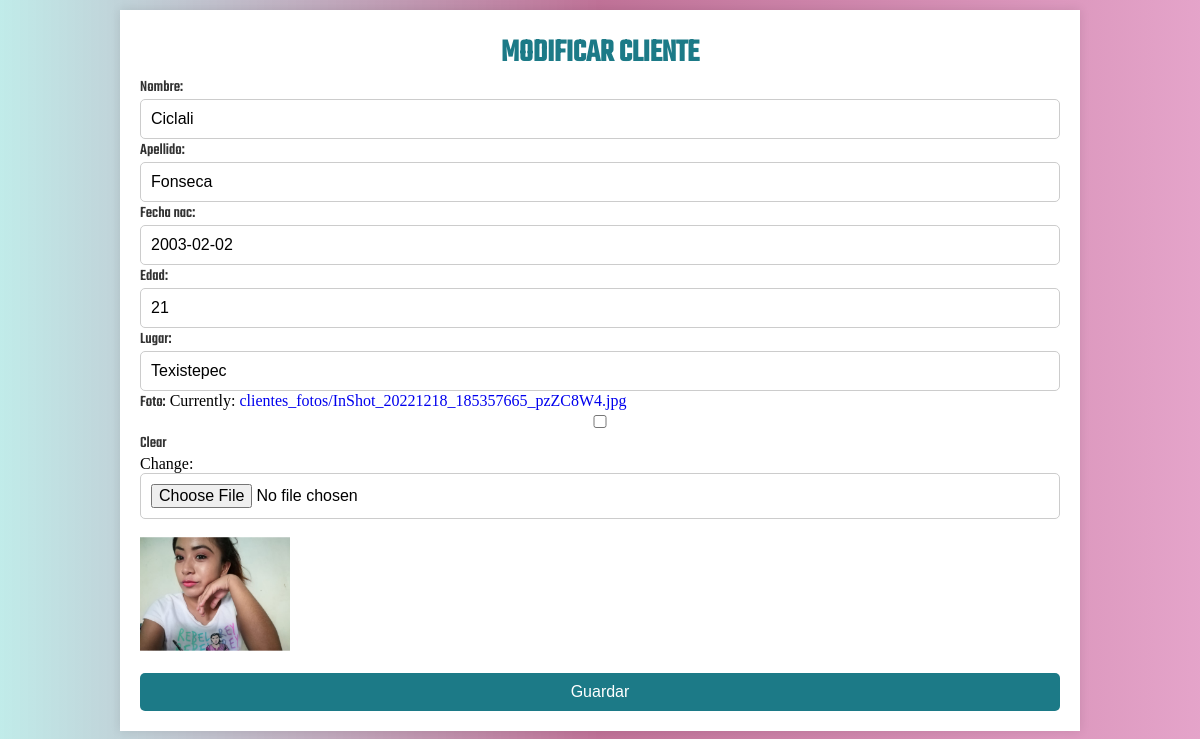
Screenshot of /clientes/edit/12/ (signed in) with the database file from the repository.
### clientes/models.py (models this page shows, shortened)
class Cliente(models.Model):
    nombre = models.CharField(max_length=100)
    apellido = models.CharField(max_length=100)
    fecha_nac = models.DateField()
    edad = models.IntegerField(null=True, blank=True)
    lugar = models.CharField(max_length=255, null=True, blank=True)
    foto = models.ImageField(upload_to='clientes_fotos', blank=True, null=True)

### clientes/views.py (the view)
# urls.py: path('edit/<int:pk>/', views.update_cliente, name='update_cliente'),
@login_required
def update_cliente (request, pk):
    cliente=get_object_or_404(Cliente, pk=pk)
    if request.method =='POST':
        form=ClienteForm(request.POST,request.FILES ,instance=cliente)
        if form.is_valid():
            form.save()
            return redirect('cliente_list')
    else:
        form=ClienteForm(instance=cliente)
    return render(request, 'clientes/cliente_form.html', {'form':  form, 'cliente': cliente})

### clientes/forms.py
class ClienteForm(forms.ModelForm):
    class Meta:
        model = Cliente
        fields = ['nombre', 'apellido', 'fecha_nac', 'edad','lugar', 'foto']
        foto=forms.ImageField(required=False)

### clientes/templates/clientes/cliente_form.html (shortened to what this page needs)
<!DOCTYPE html>
<html lang="es">
    <head>
        {% load static %}
        <link rel="stylesheet" type="text/css" href="{% static 'clientes/style.css' %}">
    </head>
    <body>
        <div class="container">
            <h1> {% if form.instance.pk %}Modificar Cliente {% else %} Crear Cliente {% endif %}</h1>
            <form method="post" enctype="multipart/form-data">
                {{ form.as_p }}
                {% if cliente.foto %}
                <div class="image-container">
                    <img src="{{cliente.foto.url}}"
                    alt= "{{cliente.nombre}}"
                    width="150">
                </div>
                {% endif %}
                <button type="submit">Guardar</button>
            </form>
        </div>
    </body>
</html>

### clientes/static/clientes/style.css (style rules this page uses)
* { margin: 0; padding: 0; border: none; box-sizing: border-box; list-style: none; text-decoration: none; scroll-behavior: smooth; }
:root { --text-color: #000000; --bg-color: #000; --main-color: #1c7a87; --text-colors: #0b9f95; --p-font: 1rem; --h2-font: 2rem; --h1-font: 6rem; }
body { color: var(--text-color); background: var(--bg-color); background: linear-gradient(to left, rgba(211, 103, 166, 0.6), rgba(149, 19, 82, 0.6), rgba(48, 190, 183, 0.3) ); }
h1 { width: 100%; text-align: center; color: var(--main-color); text-transform: uppercase; font-size: var(--h2-font); font-family: 'Teko'; }
.container { width: 80%; margin: 10px auto; padding: 20px; background-color: white; box-shadow: 0 0 10px rgba(0, 0, 0, 0.1); }
form { display: flex; flex-direction: column; }
label { margin-bottom: 5px; color: #333; font-weight: normal; font-family: 'Teko'; }
input { padding: 10px; border: 1px solid #ccc; border-radius: 5px; font-size: 16px; width: 100%; box-sizing: border-box; transition: border-color 0.3s ease; }
button { padding: 10px 15px; background-color: var(--main-color); border: none; border-radius: 5px; color: white; font-size: 16px; cursor: pointer; transition: background-color 0.3s ease; }

### rows the page displays
Cliente: nombre "Ciclali", apellido "Fonseca", fecha_nac "2003-02-02", edad "21", lugar "Texistepec", foto (picture)
